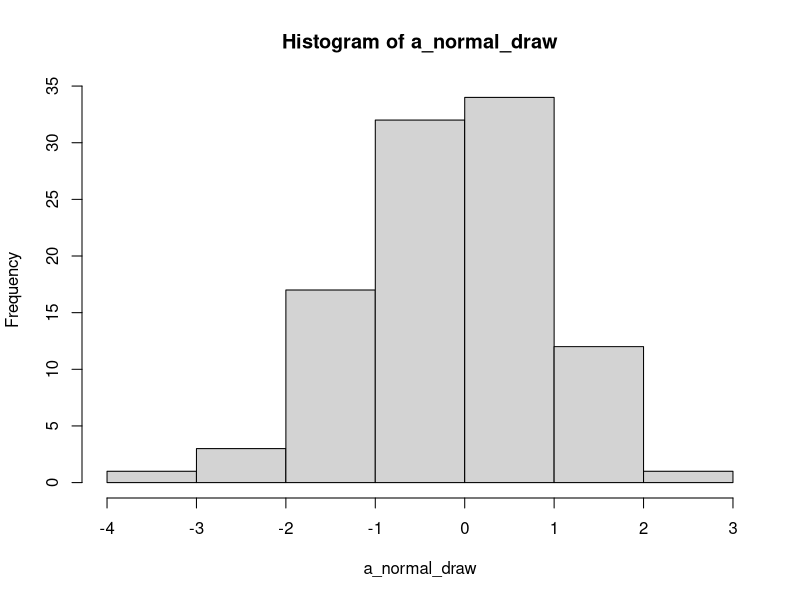

This chart was generated by the following R code:
## ---- chunk 1
knitr::opts_chunk$set(echo = TRUE)
## ---- chunk 2
class(ToothGrowth) # class of the object ToothGrowth
str(ToothGrowth) # class of each element of ToothGrowth
class(ToothGrowth$supp) # class of a specific element of ToothGrowth
## ---- chunk 3

## ---- chunk 4
summary(ToothGrowth)
## ---- chunk 5
head(ToothGrowth)
## ---- chunk 6
dim(ToothGrowth) # shows the dimensions of matrices and data frames
ncol(ToothGrowth) # number of columns
colnames(ToothGrowth) # column (variable) names
length(ToothGrowth$len) # shows the length of vectors
## ---- chunk 7
a_vector <- c("string1", "string2", "string3") # combine these strings into a vector
another_vector <- c("string4", "string5", "string6") # idem
both_vectors <- c(a_vector, another_vector) # combine both vectors
class(both_vectors); both_vectors
## ---- chunk 8
some_numbers <- head(ToothGrowth$len)
sum(some_numbers) # Sum the values of a numeric vector
sqrt(some_numbers) # square root of each value
sum(some_numbers)/length(some_numbers) # compute the mean "manually"
mean(some_numbers) # compute the mean using a specific function
median(some_numbers)
sd(some_numbers) # compute the standard deviation
min(some_numbers) # find the minimum
## ---- chunk 9
vector_mutiplication <- ToothGrowth$len * ToothGrowth$dose
ToothGrowth$new_column <- vector_mutiplication # add as a column
ToothGrowth[['new_column']] <- vector_mutiplication # equivalent
summary(ToothGrowth) 
## ---- chunk 10
my_data_frame <- ToothGrowth # we just copy the df not to overwrite it
my_data_frame$len <- my_data_frame$len*1000
my_data_frame$dose <- my_data_frame$dose*1000
my_data_frame$new_column <- my_data_frame$new_column*1000
## ---- chunk 11
for (i in c('len', 'dose', 'new_column')) { # define what to iterate on
  my_data_frame[[i]] <- my_data_frame[[i]]*1000
}
summary(my_data_frame)
## ---- chunk 12
slice_area <- (pi*(14/2)^2)/4
slice_area_formatted <- round(slice_area, 2)
paste('The slice of a 14 inches pizza cut in 8 will have a surface of', slice_area_formatted, "square inches.")
## ---- chunk 13
paste('The slice of a 14 inches pizza cut in 8 will have a surface of', round((pi*(14/2)^2)/4, 2), "square inches.")
## ---- chunk 14
a_vector_of_values <- runif(n = 10, min = 0, max = 100)
a_vector_of_values
sort(a_vector_of_values)
## ---- chunk 15
a_normal_draw <- rnorm(n = 100, mean = 0, sd = 1)
head(a_normal_draw)
hist(a_normal_draw)
## ---- chunk 16

